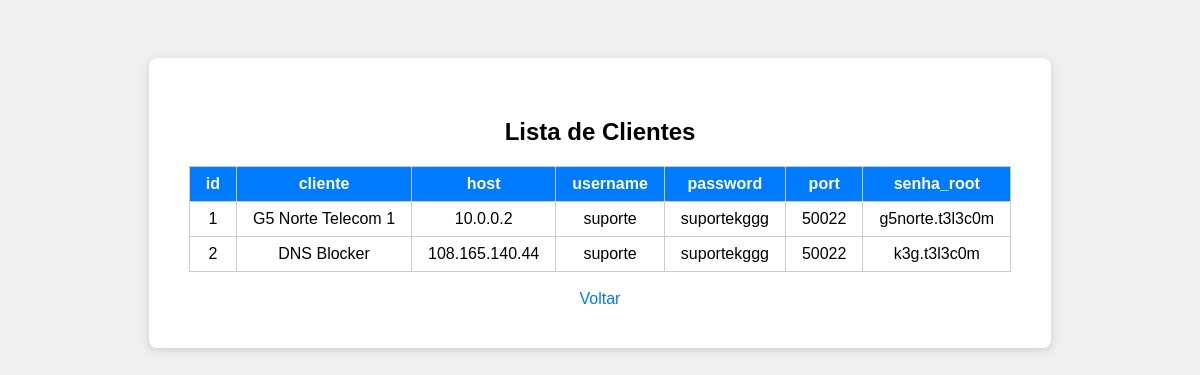
The app's page /consultar-clientes with its own data.
### tables this page shows
CREATE TABLE clientes (
            id INTEGER PRIMARY KEY AUTOINCREMENT,
            cliente TEXT NOT NULL,
            host TEXT NOT NULL,
            username TEXT NOT NULL,
            password TEXT NOT NULL,
            port INTEGER NOT NULL,
            senha_root TEXT NOT NULL
        );

### app.py (the view)
@app.route('/consultar-clientes')
def consultar_clientes():
    conn = sqlite3.connect('clientes.db')
    cursor = conn.cursor()
    cursor.execute("SELECT * FROM clientes")
    clientes = cursor.fetchall()
    colunas = [description[0] for description in cursor.description]
    conn.close()
    return render_template('consultar_clientes.html', clientes=clientes, colunas=colunas)

### templates/consultar_clientes.html (shortened to what this page needs)
<!DOCTYPE html>
<html lang="pt-br">
<head>
</head>
<body>
    <div class="container">
        <h2>Lista de Clientes</h2>
        {% if clientes %}
        <table>
            <tr>
                {% for col in colunas %}
                <th>{{ col }}</th>
                {% endfor %}
            </tr>
            {% for cliente in clientes %}
            <tr>
                {% for valor in cliente %}
                <td>{{ valor }}</td>
                {% endfor %}
            </tr>
            {% endfor %}
        </table>
        {% else %}
        <p>Nenhum cliente encontrado.</p>
        {% endif %}
        <br>
        <a href="/" style="text-decoration:none;color:#007bff;">Voltar</a>
    </div>
</body>
</html>

### templates/consultar_clientes.html (style rules this page uses)
body { font-family: Arial, sans-serif; background: #f0f0f0; text-align: center; }
.container { background: #fff; padding: 40px; border-radius: 8px; display: inline-block; margin-top: 50px; box-shadow: 0 2px 8px #ccc; }
table { margin: 0 auto; border-collapse: collapse; width: 100%; }
th, td { border: 1px solid #ccc; padding: 8px 16px; }
th { background: #007bff; color: #fff; }

### records on screen
clientes: cliente "1", cliente "G5 Norte Telecom 1", host "10.0.0.2", username "suporte", password "suportekggg", port "50022", senha_root "g5norte.t3l3c0m"
clientes: cliente "2", cliente "DNS Blocker", host "108.165.140.44", username "suporte", password "suportekggg", port "50022", senha_root "k3g.t3l3c0m"

### other values on screen
{{ col }} "id" "cliente" "host" "username" "password" "port" "senha_root"
